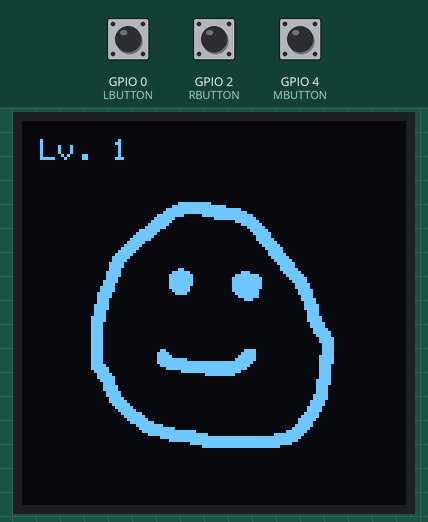
The program below on a simulated ESP32. Shown: 128×128 one-colour display. The inputs (shaded band) are chosen by the test bench; at power-on: GPIO 0 (LBUTTON) HIGH, GPIO 2 (RBUTTON) HIGH, GPIO 4 (MBUTTON) HIGH. The display library's start-up logo is not drawn.

Above: at 1.6 s.
1.7 s: GPIO 0 (LBUTTON) pulled LOW for 0.15 s
At 3.1 s:
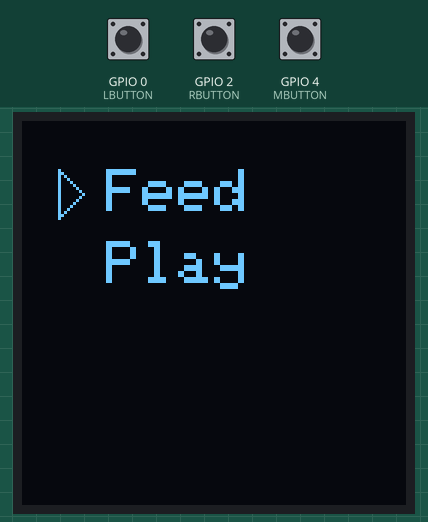
3.4 s: GPIO 2 (RBUTTON) pulled LOW for 0.15 s
At 4.0 s:
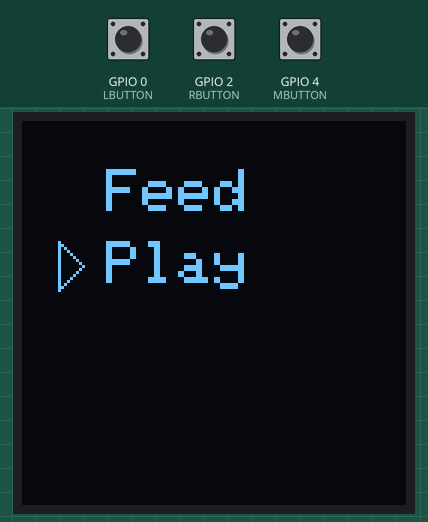
5.1 s: GPIO 4 (MBUTTON) pulled LOW for 0.15 s
At 6.1 s:
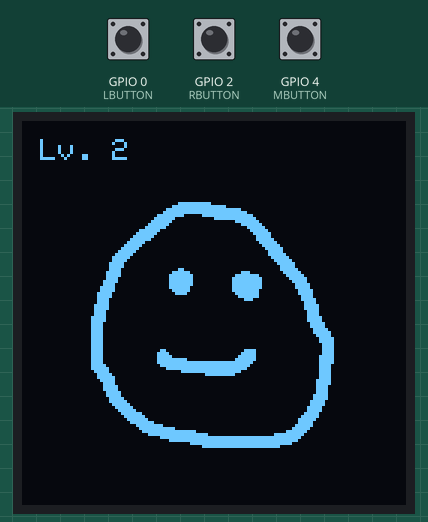
6.8 s: GPIO 0 (LBUTTON) pulled LOW for 1 s
At 8.1 s:
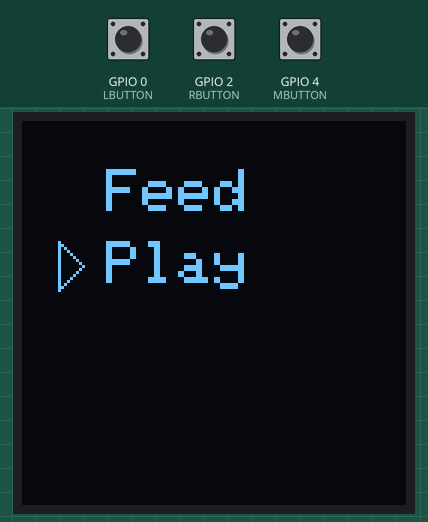
9.3 s: GPIO 4 (MBUTTON) pulled LOW for 1 s
At 10.0 s:
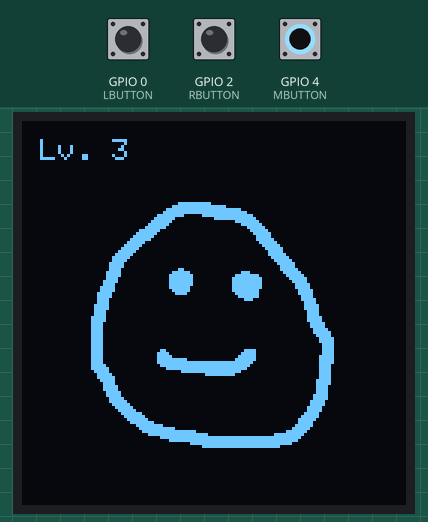
11.8 s: GPIO 0 (LBUTTON) pulled LOW for 3.2 s
At 13.1 s:
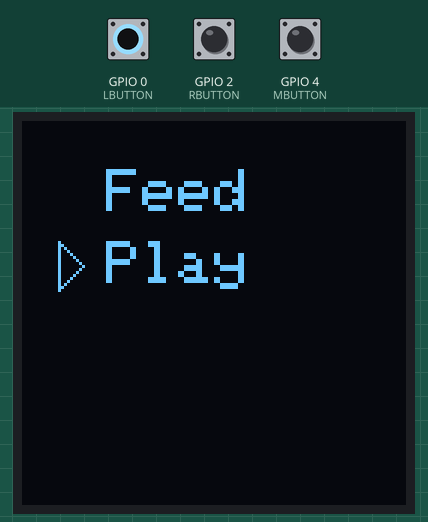
Timing chart, 0 to 14.8 s (numbered marks = the images above; inputs shaded):
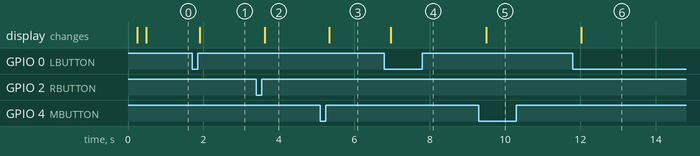

The program:

main.cpp
```cpp
#include <Arduino.h>
#include "Adafruit_SH110X.h"

#define LBUTTON 0
#define MBUTTON 4 // Will be 1 after done testing
#define RBUTTON 2

const unsigned char faceSprite [] PROGMEM = {
	0x00, 0x00, 0x00, 0x00, 0x00, 0x00, 0x00, 0x00, 0x00, 0x00, 0x00, 0x00, 0x00, 0x00, 0x00, 0x00,
	0x00, 0x00, 0x00, 0x00, 0x00, 0x00, 0x00, 0x00, 0x00, 0x00, 0x00, 0x00, 0x00, 0x00, 0x00, 0x00,
	0x00, 0x00, 0x00, 0x00, 0x00, 0x00, 0x00, 0x00, 0x00, 0x00, 0x00, 0x00, 0x00, 0x00, 0x00, 0x00,
	0x00, 0x00, 0x00, 0x00, 0x00, 0x00, 0x00, 0x00, 0x00, 0x00, 0x00, 0x00, 0x00, 0x00, 0x00, 0x00,
	0x00, 0x00, 0x00, 0x00, 0x00, 0x00, 0x00, 0x00, 0x00, 0x00, 0x00, 0x00, 0x00, 0x00, 0x00, 0x00,
	0x00, 0x00, 0x00, 0x00, 0x00, 0x00, 0x00, 0x00, 0x00, 0x00, 0x00, 0x00, 0x00, 0x00, 0x00, 0x00,
	0x00, 0x00, 0x00, 0x00, 0x00, 0x00, 0x00, 0x00, 0x00, 0x00, 0x00, 0x00, 0x00, 0x00, 0x00, 0x00,
	0x00, 0x00, 0x00, 0x00, 0x00, 0x00, 0x00, 0x00, 0x00, 0x00, 0x00, 0x00, 0x00, 0x00, 0x00, 0x00,
	0x00, 0x00, 0x00, 0x00, 0x00, 0x00, 0x00, 0x00, 0x00, 0x00, 0x00, 0x00, 0x00, 0x00, 0x00, 0x00,
	0x00, 0x00, 0x00, 0x00, 0x00, 0x00, 0x00, 0x00, 0x00, 0x00, 0x00, 0x00, 0x00, 0x00, 0x00, 0x00,
	0x00, 0x00, 0x00, 0x00, 0x00, 0x00, 0x00, 0x00, 0x00, 0x00, 0x00, 0x00, 0x00, 0x00, 0x00, 0x00,
	0x00, 0x00, 0x00, 0x00, 0x00, 0x00, 0x00, 0x00, 0x00, 0x00, 0x00, 0x00, 0x00, 0x00, 0x00, 0x00,
	0x00, 0x00, 0x00, 0x00, 0x00, 0x00, 0x00, 0x00, 0x00, 0x00, 0x00, 0x00, 0x00, 0x00, 0x00, 0x00,
	0x00, 0x00, 0x00, 0x00, 0x00, 0x00, 0x00, 0x00, 0x00, 0x00, 0x00, 0x00, 0x00, 0x00, 0x00, 0x00,
	0x00, 0x00, 0x00, 0x00, 0x00, 0x00, 0x00, 0x00, 0x00, 0x00, 0x00, 0x00, 0x00, 0x00, 0x00, 0x00,
	0x00, 0x00, 0x00, 0x00, 0x00, 0x00, 0x00, 0x00, 0x00, 0x00, 0x00, 0x00, 0x00, 0x00, 0x00, 0x00,
	0x00, 0x00, 0x00, 0x00, 0x00, 0x00, 0x00, 0x00, 0x00, 0x00, 0x00, 0x00, 0x00, 0x00, 0x00, 0x00,
	0x00, 0x00, 0x00, 0x00, 0x00, 0x00, 0x00, 0x00, 0x00, 0x00, 0x00, 0x00, 0x00, 0x00, 0x00, 0x00,
	0x00, 0x00, 0x00, 0x00, 0x00, 0x00, 0x00, 0x00, 0x00, 0x00, 0x00, 0x00, 0x00, 0x00, 0x00, 0x00,
	0x00, 0x00, 0x00, 0x00, 0x00, 0x00, 0x00, 0x00, 0x00, 0x00, 0x00, 0x00, 0x00, 0x00, 0x00, 0x00,
	0x00, 0x00, 0x00, 0x00, 0x00, 0x00, 0x00, 0x00, 0x00, 0x00, 0x00, 0x00, 0x00, 0x00, 0x00, 0x00,
	0x00, 0x00, 0x00, 0x00, 0x00, 0x00, 0x00, 0x00, 0x00, 0x00, 0x00, 0x00, 0x00, 0x00, 0x00, 0x00,
	0x00, 0x00, 0x00, 0x00, 0x00, 0x00, 0x00, 0x00, 0x00, 0x00, 0x00, 0x00, 0x00, 0x00, 0x00, 0x00,
	0x00, 0x00, 0x00, 0x00, 0x00, 0x00, 0x00, 0x00, 0x00, 0x00, 0x00, 0x00, 0x00, 0x00, 0x00, 0x00,
	0x00, 0x00, 0x00, 0x00, 0x00, 0x00, 0x00, 0x00, 0x00, 0x00, 0x00, 0x00, 0x00, 0x00, 0x00, 0x00,
	0x00, 0x00, 0x00, 0x00, 0x00, 0x00, 0x00, 0x00, 0x00, 0x00, 0x00, 0x00, 0x00, 0x00, 0x00, 0x00,
	0x00, 0x00, 0x00, 0x00, 0x00, 0x00, 0x00, 0x00, 0x00, 0x00, 0x00, 0x00, 0x00, 0x00, 0x00, 0x00,
	0x00, 0x00, 0x00, 0x00, 0x00, 0x00, 0x0f, 0xfe, 0x00, 0x00, 0x00, 0x00, 0x00, 0x00, 0x00, 0x00,
	0x00, 0x00, 0x00, 0x00, 0x00, 0x00, 0x3f, 0xff, 0xf0, 0x00, 0x00, 0x00, 0x00, 0x00, 0x00, 0x00,
	0x00, 0x00, 0x00, 0x00, 0x00, 0x00, 0xff, 0xff, 0xff, 0x80, 0x00, 0x00, 0x00, 0x00, 0x00, 0x00,
	0x00, 0x00, 0x00, 0x00, 0x00, 0x01, 0xff, 0xff, 0xff, 0xe0, 0x00, 0x00, 0x00, 0x00, 0x00, 0x00,
	0x00, 0x00, 0x00, 0x00, 0x00, 0x07, 0xfc, 0x0f, 0xff, 0xf8, 0x00, 0x00, 0x00, 0x00, 0x00, 0x00,
	0x00, 0x00, 0x00, 0x00, 0x00, 0x0f, 0xe0, 0x00, 0xff, 0xfc, 0x00, 0x00, 0x00, 0x00, 0x00, 0x00,
	0x00, 0x00, 0x00, 0x00, 0x00, 0x1f, 0xc0, 0x00, 0x01, 0xfe, 0x00, 0x00, 0x00, 0x00, 0x00, 0x00,
	0x00, 0x00, 0x00, 0x00, 0x00, 0x3f, 0x80, 0x00, 0x00, 0x7f, 0x00, 0x00, 0x00, 0x00, 0x00, 0x00,
	0x00, 0x00, 0x00, 0x00, 0x00, 0x7f, 0x00, 0x00, 0x00, 0x1f, 0x80, 0x00, 0x00, 0x00, 0x00, 0x00,
	0x00, 0x00, 0x00, 0x00, 0x01, 0xfc, 0x00, 0x00, 0x00, 0x0f, 0xc0, 0x00, 0x00, 0x00, 0x00, 0x00,
	0x00, 0x00, 0x00, 0x00, 0x03, 0xf8, 0x00, 0x00, 0x00, 0x07, 0xe0, 0x00, 0x00, 0x00, 0x00, 0x00,
	0x00, 0x00, 0x00, 0x00, 0x07, 0xf0, 0x00, 0x00, 0x00, 0x03, 0xe0, 0x00, 0x00, 0x00, 0x00, 0x00,
	0x00, 0x00, 0x00, 0x00, 0x0f, 0xe0, 0x00, 0x00, 0x00, 0x03, 0xf0, 0x00, 0x00, 0x00, 0x00, 0x00,
	0x00, 0x00, 0x00, 0x00, 0x1f, 0x80, 0x00, 0x00, 0x00, 0x01, 0xf8, 0x00, 0x00, 0x00, 0x00, 0x00,
	0x00, 0x00, 0x00, 0x00, 0x3f, 0x00, 0x00, 0x00, 0x00, 0x00, 0xfc, 0x00, 0x00, 0x00, 0x00, 0x00,
	0x00, 0x00, 0x00, 0x00, 0x7e, 0x00, 0x00, 0x00, 0x00, 0x00, 0x7e, 0x00, 0x00, 0x00, 0x00, 0x00,
	0x00, 0x00, 0x00, 0x00, 0xfc, 0x00, 0x00, 0x00, 0x00, 0x00, 0x3e, 0x00, 0x00, 0x00, 0x00, 0x00,
	0x00, 0x00, 0x00, 0x01, 0xf8, 0x00, 0x00, 0x00, 0x00, 0x00, 0x3f, 0x00, 0x00, 0x00, 0x00, 0x00,
	0x00, 0x00, 0x00, 0x03, 0xf0, 0x00, 0x00, 0x00, 0x00, 0x00, 0x1f, 0x80, 0x00, 0x00, 0x00, 0x00,
	0x00, 0x00, 0x00, 0x03, 0xe0, 0x00, 0x00, 0x00, 0x00, 0x00, 0x0f, 0xc0, 0x00, 0x00, 0x00, 0x00,
	0x00, 0x00, 0x00, 0x07, 0xc0, 0x00, 0x00, 0x00, 0x00, 0x00, 0x07, 0xe0, 0x00, 0x00, 0x00, 0x00,
	0x00, 0x00, 0x00, 0x07, 0xc0, 0x00, 0x00, 0x00, 0x00, 0x00, 0x03, 0xe0, 0x00, 0x00, 0x00, 0x00,
	0x00, 0x00, 0x00, 0x07, 0x80, 0x00, 0x0c, 0x00, 0x00, 0x00, 0x03, 0xf0, 0x00, 0x00, 0x00, 0x00,
	0x00, 0x00, 0x00, 0x0f, 0x80, 0x00, 0x3f, 0x00, 0x00, 0x70, 0x01, 0xf8, 0x00, 0x00, 0x00, 0x00,
	0x00, 0x00, 0x00, 0x0f, 0x80, 0x00, 0x7f, 0x80, 0x01, 0xfe, 0x00, 0xfc, 0x00, 0x00, 0x00, 0x00,
	0x00, 0x00, 0x00, 0x0f, 0x00, 0x00, 0x7f, 0x80, 0x03, 0xff, 0x00, 0x7e, 0x00, 0x00, 0x00, 0x00,
	0x00, 0x00, 0x00, 0x1f, 0x00, 0x00, 0x7f, 0x80, 0x03, 0xff, 0x00, 0x3e, 0x00, 0x00, 0x00, 0x00,
	0x00, 0x00, 0x00, 0x1e, 0x00, 0x00, 0x7f, 0x80, 0x03, 0xff, 0x00, 0x1f, 0x00, 0x00, 0x00, 0x00,
	0x00, 0x00, 0x00, 0x3e, 0x00, 0x00, 0x7f, 0x00, 0x03, 0xff, 0x00, 0x1f, 0x00, 0x00, 0x00, 0x00,
	0x00, 0x00, 0x00, 0x3e, 0x00, 0x00, 0x3f, 0x00, 0x03, 0xfe, 0x00, 0x0f, 0x80, 0x00, 0x00, 0x00,
	0x00, 0x00, 0x00, 0x7c, 0x00, 0x00, 0x1e, 0x00, 0x01, 0xfe, 0x00, 0x0f, 0x80, 0x00, 0x00, 0x00,
	0x00, 0x00, 0x00, 0x7c, 0x00, 0x00, 0x00, 0x00, 0x00, 0xfe, 0x00, 0x07, 0x80, 0x00, 0x00, 0x00,
	0x00, 0x00, 0x00, 0x78, 0x00, 0x00, 0x00, 0x00, 0x00, 0x38, 0x00, 0x07, 0xc0, 0x00, 0x00, 0x00,
	0x00, 0x00, 0x00, 0x78, 0x00, 0x00, 0x00, 0x00, 0x00, 0x00, 0x00, 0x03, 0xc0, 0x00, 0x00, 0x00,
	0x00, 0x00, 0x00, 0xf8, 0x00, 0x00, 0x00, 0x00, 0x00, 0x00, 0x00, 0x03, 0xe0, 0x00, 0x00, 0x00,
	0x00, 0x00, 0x00, 0xf8, 0x00, 0x00, 0x00, 0x00, 0x00, 0x00, 0x00, 0x03, 0xe0, 0x00, 0x00, 0x00,
	0x00, 0x00, 0x00, 0xf0, 0x00, 0x00, 0x00, 0x00, 0x00, 0x00, 0x00, 0x01, 0xe0, 0x00, 0x00, 0x00,
	0x00, 0x00, 0x00, 0xf0, 0x00, 0x00, 0x00, 0x00, 0x00, 0x00, 0x00, 0x01, 0xe0, 0x00, 0x00, 0x00,
	0x00, 0x00, 0x01, 0xf0, 0x00, 0x00, 0x00, 0x00, 0x00, 0x00, 0x00, 0x01, 0xf0, 0x00, 0x00, 0x00,
	0x00, 0x00, 0x01, 0xf0, 0x00, 0x00, 0x00, 0x00, 0x00, 0x00, 0x00, 0x01, 0xf0, 0x00, 0x00, 0x00,
	0x00, 0x00, 0x01, 0xe0, 0x00, 0x00, 0x00, 0x00, 0x00, 0x00, 0x00, 0x00, 0xf8, 0x00, 0x00, 0x00,
	0x00, 0x00, 0x01, 0xe0, 0x00, 0x00, 0x00, 0x00, 0x00, 0x00, 0x00, 0x00, 0xf8, 0x00, 0x00, 0x00,
	0x00, 0x00, 0x01, 0xe0, 0x00, 0x00, 0x00, 0x00, 0x00, 0x00, 0x00, 0x00, 0x7c, 0x00, 0x00, 0x00,
	0x00, 0x00, 0x01, 0xe0, 0x00, 0x00, 0x00, 0x00, 0x00, 0x00, 0x00, 0x00, 0x7e, 0x00, 0x00, 0x00,
	0x00, 0x00, 0x01, 0xe0, 0x00, 0x00, 0x00, 0x00, 0x00, 0x00, 0x00, 0x00, 0x3e, 0x00, 0x00, 0x00,
	0x00, 0x00, 0x01, 0xe0, 0x00, 0x00, 0x00, 0x00, 0x00, 0x00, 0x00, 0x00, 0x1f, 0x00, 0x00, 0x00,
	0x00, 0x00, 0x01, 0xe0, 0x00, 0x00, 0x00, 0x00, 0x00, 0x00, 0x00, 0x00, 0x1f, 0x00, 0x00, 0x00,
	0x00, 0x00, 0x01, 0xe0, 0x00, 0x00, 0x00, 0x00, 0x00, 0x00, 0x00, 0x00, 0x0f, 0x00, 0x00, 0x00,
	0x00, 0x00, 0x01, 0xe0, 0x00, 0x00, 0x00, 0x00, 0x00, 0x00, 0x00, 0x00, 0x0f, 0x00, 0x00, 0x00,
	0x00, 0x00, 0x01, 0xe0, 0x00, 0x03, 0x00, 0x00, 0x00, 0x3c, 0x00, 0x00, 0x0f, 0x00, 0x00, 0x00,
	0x00, 0x00, 0x01, 0xe0, 0x00, 0x07, 0x80, 0x00, 0x00, 0x7c, 0x00, 0x00, 0x0f, 0x00, 0x00, 0x00,
	0x00, 0x00, 0x01, 0xe0, 0x00, 0x07, 0xc0, 0x00, 0x00, 0xfc, 0x00, 0x00, 0x1f, 0x00, 0x00, 0x00,
	0x00, 0x00, 0x01, 0xe0, 0x00, 0x07, 0xfe, 0x00, 0x01, 0xfc, 0x00, 0x00, 0x1f, 0x00, 0x00, 0x00,
	0x00, 0x00, 0x01, 0xe0, 0x00, 0x07, 0xff, 0xff, 0xff, 0xf8, 0x00, 0x00, 0x1f, 0x00, 0x00, 0x00,
	0x00, 0x00, 0x01, 0xf0, 0x00, 0x03, 0xff, 0xff, 0xff, 0xf0, 0x00, 0x00, 0x1e, 0x00, 0x00, 0x00,
	0x00, 0x00, 0x01, 0xf8, 0x00, 0x00, 0xff, 0xff, 0xff, 0xe0, 0x00, 0x00, 0x1e, 0x00, 0x00, 0x00,
	0x00, 0x00, 0x00, 0xf8, 0x00, 0x00, 0x07, 0xff, 0xff, 0x80, 0x00, 0x00, 0x1e, 0x00, 0x00, 0x00,
	0x00, 0x00, 0x00, 0x7c, 0x00, 0x00, 0x00, 0x07, 0xfe, 0x00, 0x00, 0x00, 0x1e, 0x00, 0x00, 0x00,
	0x00, 0x00, 0x00, 0x7e, 0x00, 0x00, 0x00, 0x00, 0x00, 0x00, 0x00, 0x00, 0x1e, 0x00, 0x00, 0x00,
	0x00, 0x00, 0x00, 0x3e, 0x00, 0x00, 0x00, 0x00, 0x00, 0x00, 0x00, 0x00, 0x3e, 0x00, 0x00, 0x00,
	0x00, 0x00, 0x00, 0x1e, 0x00, 0x00, 0x00, 0x00, 0x00, 0x00, 0x00, 0x00, 0x3e, 0x00, 0x00, 0x00,
	0x00, 0x00, 0x00, 0x1f, 0x00, 0x00, 0x00, 0x00, 0x00, 0x00, 0x00, 0x00, 0x3c, 0x00, 0x00, 0x00,
	0x00, 0x00, 0x00, 0x1f, 0x00, 0x00, 0x00, 0x00, 0x00, 0x00, 0x00, 0x00, 0x3c, 0x00, 0x00, 0x00,
	0x00, 0x00, 0x00, 0x0f, 0x80, 0x00, 0x00, 0x00, 0x00, 0x00, 0x00, 0x00, 0x3c, 0x00, 0x00, 0x00,
	0x00, 0x00, 0x00, 0x0f, 0x80, 0x00, 0x00, 0x00, 0x00, 0x00, 0x00, 0x00, 0x7c, 0x00, 0x00, 0x00,
	0x00, 0x00, 0x00, 0x07, 0xc0, 0x00, 0x00, 0x00, 0x00, 0x00, 0x00, 0x00, 0x7c, 0x00, 0x00, 0x00,
	0x00, 0x00, 0x00, 0x07, 0xe0, 0x00, 0x00, 0x00, 0x00, 0x00, 0x00, 0x00, 0xf8, 0x00, 0x00, 0x00,
	0x00, 0x00, 0x00, 0x03, 0xf0, 0x00, 0x00, 0x00, 0x00, 0x00, 0x00, 0x00, 0xf8, 0x00, 0x00, 0x00,
	0x00, 0x00, 0x00, 0x01, 0xf8, 0x00, 0x00, 0x00, 0x00, 0x00, 0x00, 0x01, 0xf0, 0x00, 0x00, 0x00,
	0x00, 0x00, 0x00, 0x00, 0xfc, 0x00, 0x00, 0x00, 0x00, 0x00, 0x00, 0x01, 0xf0, 0x00, 0x00, 0x00,
	0x00, 0x00, 0x00, 0x00, 0x7f, 0x00, 0x00, 0x00, 0x00, 0x00, 0x00, 0x03, 0xe0, 0x00, 0x00, 0x00,
	0x00, 0x00, 0x00, 0x00, 0x3f, 0x80, 0x00, 0x00, 0x00, 0x00, 0x00, 0x07, 0xe0, 0x00, 0x00, 0x00,
	0x00, 0x00, 0x00, 0x00, 0x1f, 0xc0, 0x00, 0x00, 0x00, 0x00, 0x00, 0x0f, 0xc0, 0x00, 0x00, 0x00,
	0x00, 0x00, 0x00, 0x00, 0x0f, 0xf0, 0x00, 0x00, 0x00, 0x00, 0x00, 0x0f, 0x80, 0x00, 0x00, 0x00,
	0x00, 0x00, 0x00, 0x00, 0x03, 0xfe, 0x00, 0x00, 0x00, 0x00, 0x00, 0x1f, 0x80, 0x00, 0x00, 0x00,
	0x00, 0x00, 0x00, 0x00, 0x01, 0xff, 0xe0, 0x00, 0x00, 0x00, 0x00, 0x3f, 0x00, 0x00, 0x00, 0x00,
	0x00, 0x00, 0x00, 0x00, 0x00, 0xff, 0xff, 0xc0, 0x00, 0x00, 0x00, 0xfe, 0x00, 0x00, 0x00, 0x00,
	0x00, 0x00, 0x00, 0x00, 0x00, 0x3f, 0xff, 0xfc, 0x00, 0x00, 0x0f, 0xfc, 0x00, 0x00, 0x00, 0x00,
	0x00, 0x00, 0x00, 0x00, 0x00, 0x03, 0xff, 0xff, 0xff, 0xff, 0xff, 0xf8, 0x00, 0x00, 0x00, 0x00,
	0x00, 0x00, 0x00, 0x00, 0x00, 0x00, 0x7f, 0xff, 0xff, 0xff, 0xff, 0xf0, 0x00, 0x00, 0x00, 0x00,
	0x00, 0x00, 0x00, 0x00, 0x00, 0x00, 0x00, 0xff, 0xff, 0xff, 0xff, 0xc0, 0x00, 0x00, 0x00, 0x00,
	0x00, 0x00, 0x00, 0x00, 0x00, 0x00, 0x00, 0x0f, 0xff, 0xff, 0xfc, 0x00, 0x00, 0x00, 0x00, 0x00,
	0x00, 0x00, 0x00, 0x00, 0x00, 0x00, 0x00, 0x00, 0x00, 0x00, 0x00, 0x00, 0x00, 0x00, 0x00, 0x00,
	0x00, 0x00, 0x00, 0x00, 0x00, 0x00, 0x00, 0x00, 0x00, 0x00, 0x00, 0x00, 0x00, 0x00, 0x00, 0x00,
	0x00, 0x00, 0x00, 0x00, 0x00, 0x00, 0x00, 0x00, 0x00, 0x00, 0x00, 0x00, 0x00, 0x00, 0x00, 0x00,
	0x00, 0x00, 0x00, 0x00, 0x00, 0x00, 0x00, 0x00, 0x00, 0x00, 0x00, 0x00, 0x00, 0x00, 0x00, 0x00,
	0x00, 0x00, 0x00, 0x00, 0x00, 0x00, 0x00, 0x00, 0x00, 0x00, 0x00, 0x00, 0x00, 0x00, 0x00, 0x00,
	0x00, 0x00, 0x00, 0x00, 0x00, 0x00, 0x00, 0x00, 0x00, 0x00, 0x00, 0x00, 0x00, 0x00, 0x00, 0x00,
	0x00, 0x00, 0x00, 0x00, 0x00, 0x00, 0x00, 0x00, 0x00, 0x00, 0x00, 0x00, 0x00, 0x00, 0x00, 0x00,
	0x00, 0x00, 0x00, 0x00, 0x00, 0x00, 0x00, 0x00, 0x00, 0x00, 0x00, 0x00, 0x00, 0x00, 0x00, 0x00,
	0x00, 0x00, 0x00, 0x00, 0x00, 0x00, 0x00, 0x00, 0x00, 0x00, 0x00, 0x00, 0x00, 0x00, 0x00, 0x00,
	0x00, 0x00, 0x00, 0x00, 0x00, 0x00, 0x00, 0x00, 0x00, 0x00, 0x00, 0x00, 0x00, 0x00, 0x00, 0x00,
	0x00, 0x00, 0x00, 0x00, 0x00, 0x00, 0x00, 0x00, 0x00, 0x00, 0x00, 0x00, 0x00, 0x00, 0x00, 0x00,
	0x00, 0x00, 0x00, 0x00, 0x00, 0x00, 0x00, 0x00, 0x00, 0x00, 0x00, 0x00, 0x00, 0x00, 0x00, 0x00,
	0x00, 0x00, 0x00, 0x00, 0x00, 0x00, 0x00, 0x00, 0x00, 0x00, 0x00, 0x00, 0x00, 0x00, 0x00, 0x00,
	0x00, 0x00, 0x00, 0x00, 0x00, 0x00, 0x00, 0x00, 0x00, 0x00, 0x00, 0x00, 0x00, 0x00, 0x00, 0x00,
	0x00, 0x00, 0x00, 0x00, 0x00, 0x00, 0x00, 0x00, 0x00, 0x00, 0x00, 0x00, 0x00, 0x00, 0x00, 0x00,
	0x00, 0x00, 0x00, 0x00, 0x00, 0x00, 0x00, 0x00, 0x00, 0x00, 0x00, 0x00, 0x00, 0x00, 0x00, 0x00,
	0x00, 0x00, 0x00, 0x00, 0x00, 0x00, 0x00, 0x00, 0x00, 0x00, 0x00, 0x00, 0x00, 0x00, 0x00, 0x00,
	0x00, 0x00, 0x00, 0x00, 0x00, 0x00, 0x00, 0x00, 0x00, 0x00, 0x00, 0x00, 0x00, 0x00, 0x00, 0x00,
	0x00, 0x00, 0x00, 0x00, 0x00, 0x00, 0x00, 0x00, 0x00, 0x00, 0x00, 0x00, 0x00, 0x00, 0x00, 0x00
};

unsigned long lButtonPressed = 0;
unsigned long mButtonPressed = 0;
unsigned long rButtonPressed = 0;
bool lButtonState = false;
bool mButtonState = false;
bool rButtonState = false;
uint8_t stage = 0;
uint8_t selection = 0;

uint8_t level = 1;

Adafruit_SH1107 display = Adafruit_SH1107(128, 128, &Wire);

void setup() {

	pinMode(LBUTTON, INPUT_PULLUP);
	pinMode(MBUTTON, INPUT_PULLUP);
	pinMode(RBUTTON, INPUT_PULLUP);

    delay(250);
    display.begin(0x3C);
    display.display();
    delay(50);

    display.clearDisplay();
    display.display();

}

uint8_t buttonPressed() {

	if (digitalRead(LBUTTON) == HIGH)
		lButtonState = false;
	if (digitalRead(MBUTTON) == HIGH)
		mButtonState = false;
	if (digitalRead(RBUTTON) == HIGH)
		rButtonState = false;

	if (digitalRead(LBUTTON) == LOW && millis() - lButtonPressed > 100 && lButtonState == false) { // Left button to return back
		mButtonState = false;
		rButtonState = false;
		lButtonState = true;
		lButtonPressed = millis();

		return 1;
	}
	if (digitalRead(MBUTTON) == LOW && millis() - mButtonPressed > 100 && mButtonState == false) { // Middle button to select an action
		lButtonState = false;
		rButtonState = false;
		mButtonState = true;
		mButtonPressed = millis();

		return 2;
	}
	if (digitalRead(RBUTTON) == LOW && millis() - rButtonPressed > 100 && rButtonState == false) {
		// Right button to scroll
		lButtonState = false;
		mButtonState = false;
		rButtonState = true;
		rButtonPressed = millis();

		return 3;
	}
	return 0;

}

void loop() {

	display.clearDisplay();

	switch (stage) {
		case 1:
			display.setTextColor(SH110X_WHITE);
			display.setTextSize(2);

			display.drawTriangle(12, 16 + (selection * 24),
				20, 24 + (selection * 24), 12, 32 + (selection * 24), SH110X_WHITE);

			// More selections will be added later
			display.setCursor(28, 16);
			display.print("Feed");
			display.setCursor(28, 40);
			display.print("Play");

			switch (buttonPressed()) {
				case 1:
					stage = 0;
					break;

				case 2:
					level++;
					stage = 0;
					break;

				case 3:
					if (selection < 1) {
						selection++;
					} else {
						selection = 0;
					}
					break;
			}

			break;
		default:
			display.drawBitmap(0, 0, faceSprite, 128, 128, SH110X_WHITE);
			display.setCursor(6, 6);
			display.setTextColor(SH110X_WHITE);
			display.setTextSize(1);
			display.print("Lv. ");

			display.setCursor(30, 6);
			display.print(level);

			if (buttonPressed() == 1) {
				stage = 1;
			}

			break;
	}


	display.display();
	delay(50);

}
```

Measured:
- after the input at 1.7 s, the display: changes after 0.20 s (image 1)
- after the input at 3.4 s, the display: changes after 0.22 s (image 2)
- after the input at 5.1 s, the display: changes after 0.24 s (image 3)
- after the input at 6.8 s, the display: changes after 0.16 s (image 4)
- after the input at 9.3 s, the display: changes after 0.20 s (image 5)
- after the input at 11.8 s, the display: changes after 0.23 s (image 6)
